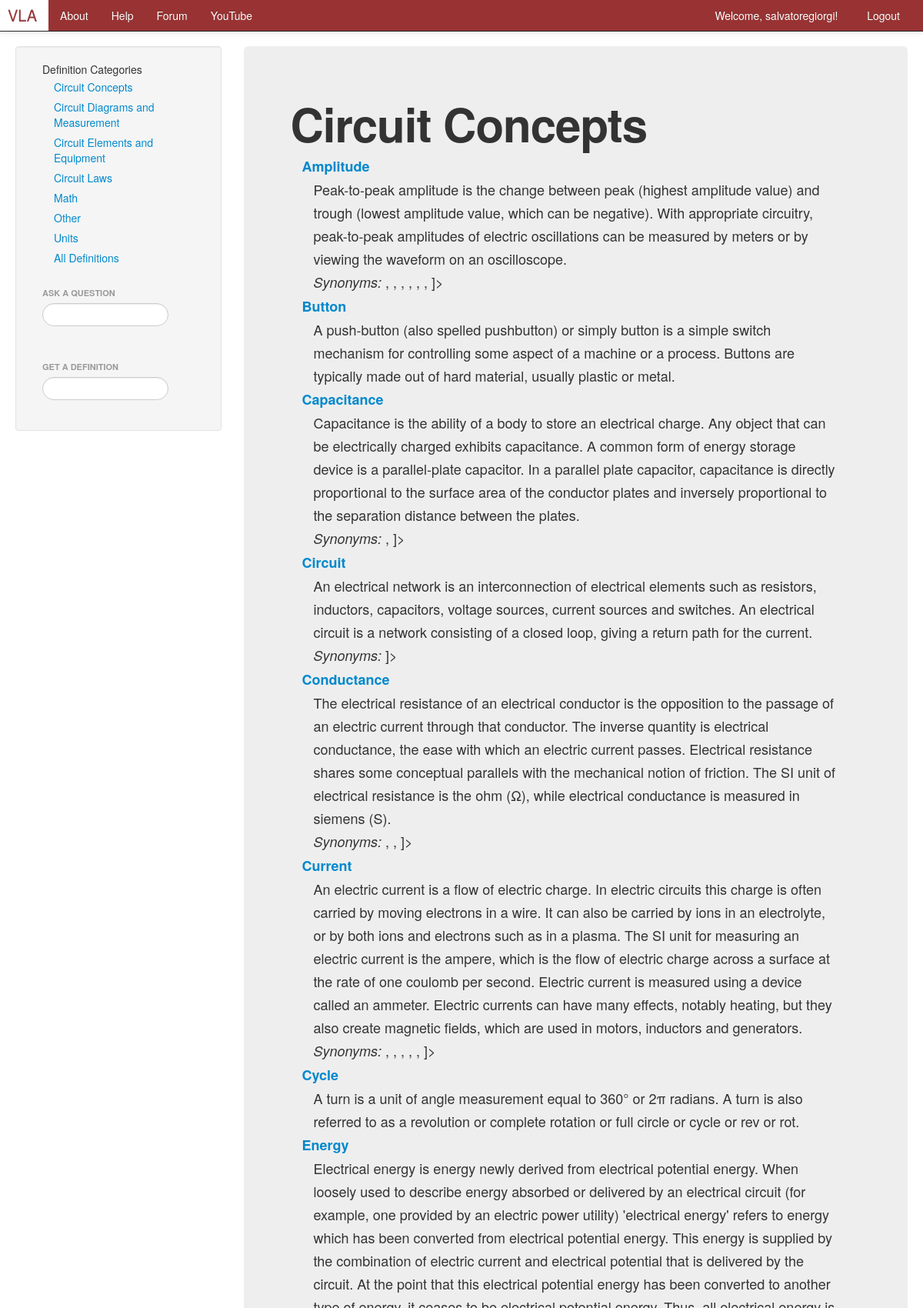
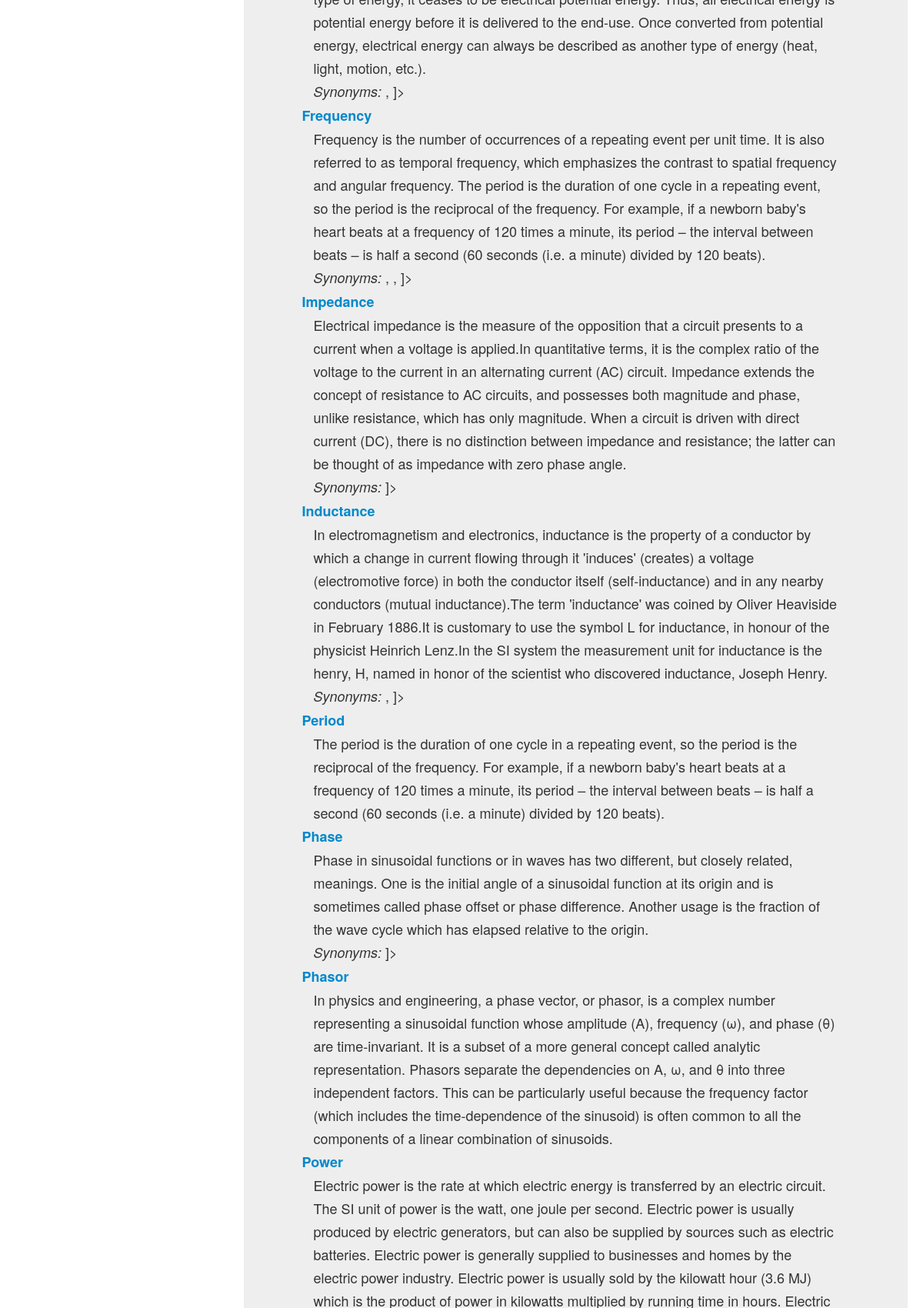
/help/vocabtopic/Circuit_Concepts/ (signed in, upper part), run on the app's committed database (2 pictures, top to bottom).
### tutor/models.py (models this page shows, shortened)
class VocabTopic(models.Model):
    topic = models.CharField(max_length=128)
    domain = models.ForeignKey(VocabDomain)
    def_useful = models.BooleanField(default=False)

class Node(models.Model):
    topic = models.ForeignKey(VocabTopic)
    word = models.CharField(max_length=128)
    definition = models.CharField(max_length=256)
    views = models.IntegerField(default=0)
    date_added = models.DateTimeField('date added')

class Synonym(models.Model):
    word = models.CharField(max_length=128)
    node = models.ForeignKey(Node)
    def __unicode__(self):
        return self.word

### tutor/views.py (the view)
# urls.py: url(r'^vocabtopic/(?P<vocab_topic_name_url>\w+)/$', views.vocab_topic, name='vocab_topic'),
def vocab_topic(request, vocab_topic_name_url):
    vocab_topic_list = get_vocab_topic_list()
    context_dict = {'vocab_topic_list': vocab_topic_list}
    vocab_topic_name = vocab_topic_name_url.replace('_', ' ')
    context_dict['vocab_topic_name'] = vocab_topic_name
    if vocab_topic_name == 'definitionlist':
        context_dict['vocab_topic_name'] = 'Definition List'
        vocab_topic = VocabTopic.objects.filter(def_useful=True).order_by('word')
    else:
        vocab_topic = VocabTopic.objects.get(topic=vocab_topic_name)
    context_dict['vocab_topic'] = vocab_topic
    vocab_words = Node.objects.filter(topic=vocab_topic).order_by('word')
    for words in vocab_words:
        words.url = words.word.replace(' ', '_')
        words.synonyms = Synonym.objects.filter(node=words)
    context_dict['vocab_words'] = vocab_words
    context_dict['def_searched'] = False
    context_dict['def_list'] = Node.objects.all()
    context_dict['question_searched'] = False
    context_dict['question_list'] = AnswerWithQuestion.objects.all()
    if not request.user.is_authenticated():
        return render(request, 'VLA/login.html')
    else:
        return render(request, 'VLA/vocabtopic.html', context_dict)

### tutor/views.py (called while the page is built)
def get_vocab_topic_list():
    vocab_topic_list = VocabTopic.objects.filter(def_useful=True).order_by('topic')
    for topic in vocab_topic_list:
        topic.url = topic.topic.replace(' ', '_')
    return vocab_topic_list

### VLA/templates/VLA/vocabtopic.html (shortened to what this page needs)
{% extends 'VLA/base.html' %}
{% block sidetitle %}Definition Categories{% endblock %}
{% block sidebar %}
    {% include 'VLA/cat_section_list.html' with topics=vocab_topic_list %}
{% endblock %}
{% block body_block %}
<div class="hero-unit">
    <h1>{{ vocab_topic_name }}</h1><P>
    {% if vocab_words %}
        <ul class="nav nav-list"class="nav nav-list">
        {% for word in vocab_words %}
            <b><a href="{% url 'definition' word.url %}">{{ word.word }}</a></b>
            <ul class="nav nav-list"class="nav nav-list">
                {% if word.definition %}
                    <li>{{ word.definition }}</li>
                {% endif %}
                {% if word.synonyms %}
                    <li><i>Synonyms:</i> {{ word.synonyms|join:", " }}</li>
                {% endif %}
            </ul>
        {% endfor %}
        </ul>
    {% else %}
    There are no definitions in this category.
    {% endif %}
</div>
{% endblock %}

### VLA/templates/VLA/base.html (shortened to what this page needs)
<!DOCTYPE html>
{% load static %}
{% autoescape off %}
<html>
<head>
    <link href="{% static 'css/bootstrap-fluid-adj.css' %}" rel="stylesheet">
    <link href="{% static 'css/bootstrap.min.css' %}" rel="stylesheet" media="screen">
    <link href="{% static 'css/bootstrap-responsive.css' %}" rel="stylesheet">
</head>
    <body>
        <div class="navbar navbar-inverse navbar-fixed-top">
            <div class="navbar-inner">
                <div class="container">
                    <div class="nav-collapse collapse">
                        <ul class="nav pull-right">
                            {% if user.is_authenticated %}
                             <li><a href="{% url 'profile' user.username %}">Welcome, {{ user.username }}! &nbsp;</a></li>
                             <li><a href="{% url 'logout' %}">Logout</a></li>
                            {% else %}
                             <li><a href="{% url 'register' %}">Register</a></li>
                             <li><a href="{% url 'login' %}">Login</a></li>
                            {% endif %}
                        </ul>
                        <ul class="nav">
                            <li><a class="brand" href="{% url 'index' %}">VLA</a></li>
                            <li><a href="{% url 'about' %}">About</a></li>
                            <li><a href="{% url 'help' %}">Help</a></li>
                            <li><a href="" target="new">Forum</a></li>
                            <li><a href="https://www.youtube.com/channel/UCNU5MvpuVNIAe2NvCiweCNw/" target="new">YouTube</a></li>
                        </ul>
                    </div>
                </div>
            </div>
         </div>
        <div class="container-fluid">
            <div class="row-fluid">
                <div class="span3">
                    {% block sidebar_block %}
                    <div class="well sidebar-nav">
                        <div id="cours">
                            {% if user.is_authenticated %}
                                <ul class="nav nav-list"><li>{% block sidetitle %}Course List{% endblock %}</li>
                                    {% block sidebar %}{% endblock %}
                                </ul>
                                <ul class="nav nav-list">&nbsp;</ul>
                                <ul class="nav nav-list">
                                    <li class="nav-header">Ask a Question</li>
                                    <form>
                                        <li><input  class="search-query span10" type="text" name="question_suggestion" value="" id="question_suggestion" /></li>
                                    </form>
                                </ul>
                                {% if question_list %}
                                    <ul class="nav nav-list">&nbsp;</ul>
                                {% endif %}
                                <ul class="nav nav-list">
                                    <li class="nav-header">Get a Definition</li>
                                    <form>
                                        <li><input  class="search-query span10" type="text" name="definition_suggestion" value="" id="definition_suggestion" /></li>
                                    </form>
                                </ul>
                            {% endif %}
                        </div>
                    </div>
                    {% endblock %}
                </div>
                <div class="span9">
                    {% block body_block %}
                    {% endblock %}
                </div>
            </div>
        </div>
    </body>
</html>
{% endautoescape %}

### VLA/templates/VLA/cat_section_list.html
<ul class="nav nav-list">
    {% if topics %}
        {% for topic in topics %}
                <li><a href="{% url 'vocab_topic' topic.url %}">{{ topic.topic }}</a></li>
        {% endfor %}
        <li><a href="{% url 'vocab_topic' 'definitionlist' %}">All Definitions</a></li>
    {% else %}
        <li>No categories at present.</li>
   {% endif %}
</ul>

### data on the page
VocabTopic: topic "Circuit Concepts"
VocabTopic: topic "Circuit Diagrams and Measurement"
VocabTopic: topic "Circuit Elements and Equipment"
VocabTopic: topic "Circuit Laws"
VocabTopic: topic "Math"
VocabTopic: topic "Other"
VocabTopic: topic "Units"
Node: word "Amplitude", definition "Peak-to-peak amplitude is the change between peak (highest amplitude value) and trough (lowest amplitude value, which can be negative). With appropriate circuitry, peak-to-peak amplitudes of electric oscillations can be measured by meters or by viewing the waveform on an oscilloscope.", synonyms ", , , , , , ]>"
Node: word "Button", definition "A push-button (also spelled pushbutton) or simply button is a simple switch mechanism for controlling some aspect of a machine or a process. Buttons are typically made out of hard material, usually plastic or metal."
Node: word "Capacitance", definition "Capacitance is the ability of a body to store an electrical charge. Any object that can be electrically charged exhibits capacitance. A common form of energy storage device is a parallel-plate capacitor. In a parallel plate capacitor, capacitance is directly proportional to the surface area of the conductor plates and inversely proportional to the separation distance between the plates.", synonyms ", ]>"
Node: word "Circuit", definition "An electrical network is an interconnection of electrical elements such as resistors, inductors, capacitors, voltage sources, current sources and switches. An electrical circuit is a network consisting of a closed loop, giving a return path for the current.", synonyms "]>"
Node: word "Conductance", definition "The electrical resistance of an electrical conductor is the opposition to the passage of an electric current through that conductor. The inverse quantity is electrical conductance, the ease with which an electric current passes. Electrical resistance shares some conceptual parallels with the mechanical notion of friction. The SI unit of electrical resistance is the ohm (Ω), while electrical conductance is measured in siemens (S).", synonyms ", , ]>"
Node: word "Current", definition "An electric current is a flow of electric charge. In electric circuits this charge is often carried by moving electrons in a wire. It can also be carried by ions in an electrolyte, or by both ions and electrons such as in a plasma. The SI unit for measuring an electric current is the ampere, which is the flow of electric charge across a surface at the rate of one coulomb per second. Electric current is measured using a device called an ammeter. Electric currents can have many effects, notably heating, but they also create magnetic fields, which are used in motors, inductors and generators.", synonyms ", , , , , ]>"
Node: word "Cycle", definition "A turn is a unit of angle measurement equal to 360° or 2π radians. A turn is also referred to as a revolution or complete rotation or full circle or cycle or rev or rot."
Node: word "Energy", definition "Electrical energy is energy newly derived from electrical potential energy. When loosely used to describe energy absorbed or delivered by an electrical circuit (for example, one provided by an electric power utility) 'electrical energy' refers to energy which has been converted from electrical potential energy. This energy is supplied by the combination of electric current and electrical potential that is delivered by the circuit. At the point that this electrical potential energy has been converted to another type of energy, it ceases to be electrical potential energy. Thus, all electrical energy is potential energy before it is delivered to the end-use. Once converted from potential…", synonyms ", ]>"
Node: word "Frequency", definition "Frequency is the number of occurrences of a repeating event per unit time. It is also referred to as temporal frequency, which emphasizes the contrast to spatial frequency and angular frequency. The period is the duration of one cycle in a repeating event, so the period is the reciprocal of the frequency. For example, if a newborn baby's heart beats at a frequency of 120 times a minute, its period – the interval between beats – is half a second (60 seconds (i.e. a minute) divided by 120 beats).", synonyms ", , ]>"
Node: word "Impedance", definition "Electrical impedance is the measure of the opposition that a circuit presents to a current when a voltage is applied.In quantitative terms, it is the complex ratio of the voltage to the current in an alternating current (AC) circuit. Impedance extends the concept of resistance to AC circuits, and possesses both magnitude and phase, unlike resistance, which has only magnitude. When a circuit is driven with direct current (DC), there is no distinction between impedance and resistance; the latter can be thought of as impedance with zero phase angle.", synonyms "]>"
Node: word "Inductance", definition "In electromagnetism and electronics, inductance is the property of a conductor by which a change in current flowing through it 'induces' (creates) a voltage (electromotive force) in both the conductor itself (self-inductance) and in any nearby conductors (mutual inductance).The term 'inductance' was coined by Oliver Heaviside in February 1886.It is customary to use the symbol L for inductance, in honour of the physicist Heinrich Lenz.In the SI system the measurement unit for inductance is the henry, H, named in honor of the scientist who discovered inductance, Joseph Henry.", synonyms ", ]>"
Node: word "Period", definition "The period is the duration of one cycle in a repeating event, so the period is the reciprocal of the frequency. For example, if a newborn baby's heart beats at a frequency of 120 times a minute, its period – the interval between beats – is half a second (60 seconds (i.e. a minute) divided by 120 beats)."
Node: word "Phase", definition "Phase in sinusoidal functions or in waves has two different, but closely related, meanings. One is the initial angle of a sinusoidal function at its origin and is sometimes called phase offset or phase difference. Another usage is the fraction of the wave cycle which has elapsed relative to the origin.", synonyms "]>"
Node: word "Phasor", definition "In physics and engineering, a phase vector, or phasor, is a complex number representing a sinusoidal function whose amplitude (A), frequency (ω), and phase (θ) are time-invariant. It is a subset of a more general concept called analytic representation. Phasors separate the dependencies on A, ω, and θ into three independent factors. This can be particularly useful because the frequency factor (which includes the time-dependence of the sinusoid) is often common to all the components of a linear combination of sinusoids."
Node: word "Power"

### other printed values
{{ user.username }} "salvatoregiorgi"
